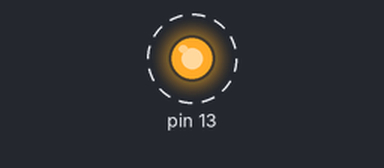
Recording of a sketch running on a simulated Arduino Uno, built with avr-gcc and run on an emulated ATmega328P. On the bench: output pins drawn as LEDs (lit = HIGH). Dashed ring = blinking. What the sketch prints to the serial monitor is not drawn.

Above: at 1.2 s.
Timing chart, 0 to 4.0 s (numbered marks = the images above):
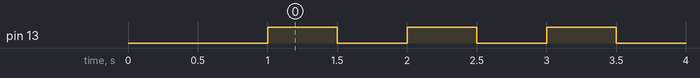

The sketch:

Sample_Code.ino
```cpp
void setup() {
  Serial.begin(115200);
  pinMode(13, OUTPUT);
  Serial.println("Hello World!");
  delay(1000);
}

void loop() {
  digitalWrite(13, 1);
  Serial.print("Hello Again! ");
  Serial.print("time is now ");
  Serial.print(millis());
  Serial.print(" ms from boot.\n");
  delay(500);
  digitalWrite(13, 0);
  delay(500);
}
```

Measured:
- by itself, pin 13: alternates HIGH for 0.50 s and LOW for 0.50 s
